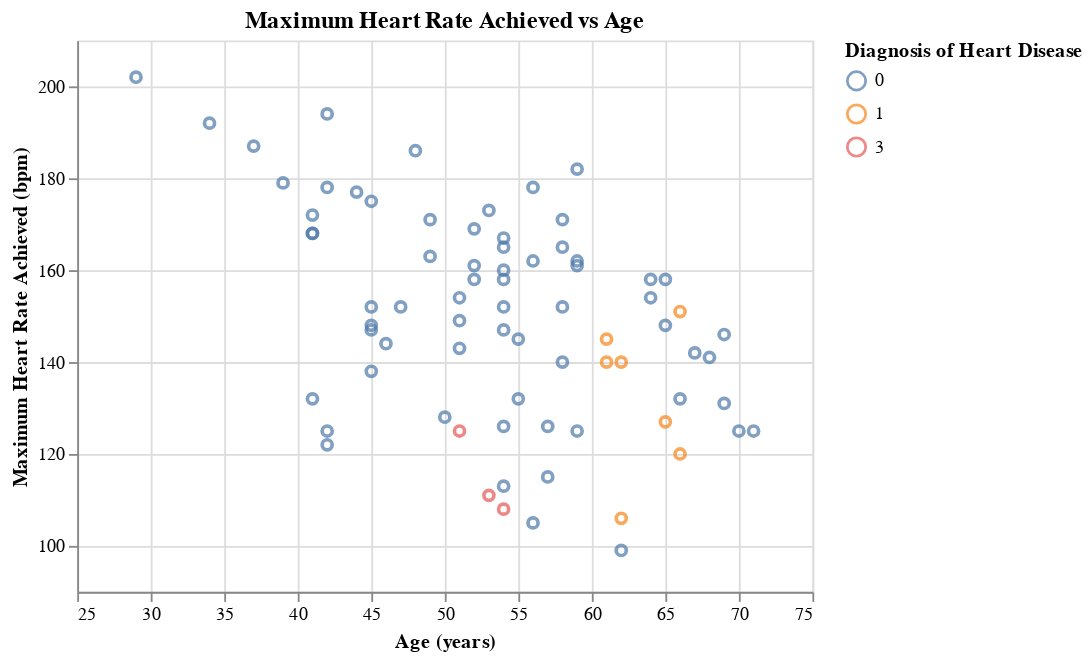

Source (notebook cell):
### Markdown cell above
There are no clear trends in Resting Blood Pressure and Age that can be seen through the plot above. However, if a patient falls within the range of ages 50 to 65 and have a Resting blood pressure of around 130, they should be aware that they have a higher risk of possessing heart disease.

### Code cell
plot3=alt.Chart(heart_test_predictions).mark_point().encode(
    x=alt.X("age",title = "Age (years)", scale=alt.Scale(zero=False)),
    y=alt.Y("thalach",title = "Maximum Heart Rate Achieved (bpm)", scale=alt.Scale(zero=False)),
    color=alt.Color("predicted:N",title = "Diagnosis of Heart Disease")
).properties(title="Maximum Heart Rate Achieved vs Age")
plot3

### Figure 1 — Vega-Lite specification as saved in the notebook (floating-point values rounded to 4 significant figures)
{"config": {"view": {"continuousWidth": 400, "continuousHeight": 300}}, "data": {"name": "data-126e00955e0362e263d044f6f4608d0d"}, "mark": "point", "encoding": {"color": {"field": "predicted", "title": "Diagnosis of Heart Disease", "type": "nominal"}, "x": {"field": "age", "scale": {"zero": false}, "title": "Age (years)", "type": "quantitative"}, "y": {"field": "thalach", "scale": {"zero": false}, "title": "Maximum Heart Rate Achieved (bpm)", "type": "quantitative"}}, "title": "Maximum Heart Rate Achieved vs Age", "$schema": "https://vega.github.io/schema/vega-lite/v4.17.0.json", "datasets": {"data-126e00955e0362e263d044f6f4608d0d": [{"age": 65, "sex": 1, "cp": 4, "trestbps": 110, "chol": 248, "fbs": 0, "restecg": 2, "thalach": 158, "exang": 0, "oldpeak": 0.6, "slope": 1, "ca": 2.0, "thal": 6.0, "num": 1, "predicted": 0}, {"age": 39, "sex": 0, "cp": 3, "trestbps": 94, "chol": 199, "fbs": 0, "restecg": 0, "thalach": 179, "exang": 0, "oldpeak": 0.0, "slope": 1, "ca": 0.0, "thal": 3.0, "num": 0, "predicted": 0}, {"age": 64, "sex": 1, "cp": 3, "trestbps": 140, "chol": 335, "fbs": 0, "restecg": 0, "thalach": 158, "exang": 0, "oldpeak": 0.0, "slope": 1, "ca": 0.0, "thal": 3.0, "num": 1, "predicted": 0}, {"age": 52, "sex": 1, "cp": 4, "trestbps": 128, "chol": 255, "fbs": 0, "restecg": 0, "thalach": 161, "exang": 1, "oldpeak": 0.0, "slope": 1, "ca": 1.0, "thal": 7.0, "num": 1, "predicted": 0}, {"age": 58, "sex": 1, "cp": 4, "trestbps": 125, "chol": 300, "fbs": 0, "restecg": 2, "thalach": 171, "exang": 0, "oldpeak": 0.0, "slope": 1, "ca": 2.0, "thal": 7.0, "num": 1, "predicted": 0}, {"age": 47, "sex": 1, "cp": 3, "trestbps": 108, "chol": 243, "fbs": 0, "restecg": 0, "thalach": 152, "exang": 0, "oldpeak": 0.0, "slope": 1, "ca": 0.0, "thal": 3.0, "num": 1, "predicted": 0}, {"age": 56, "sex": 1, "cp": 2, "trestbps": 120, "chol": 236, "fbs": 0, "restecg": 0, "thalach": 178, "exang": 0, "oldpeak": 0.8, "slope": 1, "ca": 0.0, "thal": 3.0, "num": 0, "predicted": 0}, {"age": 34, "sex": 0, "cp": 2, "trestbps": 118, "chol": 210, "fbs": 0, "restecg": 0, "thalach": 192, "exang": 0, "oldpeak": 0.7, "slope": 1, "ca": 0.0, "thal": 3.0, "num": 0, "predicted": 0}, {"age": 55, "sex": 1, "cp": 4, "trestbps": 132, "chol": 353, "fbs": 0, "restecg": 0, "thalach": 132, "exang": 1, "oldpeak": 1.2, "slope": 2, "ca": 1.0, "thal": 7.0, "num": 3, "predicted": 0}, {"age": 59, "sex": 1, "cp": 1, "trestbps": 160, "chol": 273, "fbs": 0, "restecg": 2, "thalach": 125, "exang": 0, "oldpeak": 0.0, "slope": 1, "ca": 0.0, "thal": 3.0, "num": 1, "predicted": 0}, {"age": 62, "sex": 1, "cp": 4, "trestbps": 120, "chol": 267, "fbs": 0, "restecg": 0, "thalach": 99, "exang": 1, "oldpeak": 1.8, "slope": 2, "ca": 2.0, "thal": 7.0, "num": 1, "predicted": 0}, {"age": 41, "sex": 0, "cp": 3, "trestbps": 112, "chol": 268, "fbs": 0, "restecg": 2, "thalach": 172, "exang": 1, "oldpeak": 0.0, "slope": 1, "ca": 0.0, "thal": 3.0, "num": 0, "predicted": 0}, {"age": 53, "sex": 1, "cp": 4, "trestbps": 142, "chol": 226, "fbs": 0, "restecg": 2, "thalach": 111, "exang": 1, "oldpeak": 0.0, "slope": 1, "ca": 0.0, "thal": 7.0, "num": 0, "predicted": 3}, {"age": 70, "sex": 1, "cp": 4, "trestbps": 145, "chol": 174, "fbs": 0, "restecg": 0, "thalach": 125, "exang": 1, "oldpeak": 2.6, "slope": 3, "ca": 0.0, "thal": 7.0, "num": 4, "predicted": 0}, {"age": 52, "sex": 1, "cp": 3, "trestbps": 138, "chol": 223, "fbs": 0, "restecg": 0, "thalach": 169, "exang": 0, "oldpeak": 0.0, "slope": 1, "ca": null, "thal": 3.0, "num": 0, "predicted": 0}, {"age": 58, "sex": 0, "cp": 2, "trestbps": 136, "chol": 319, "fbs": 1, "restecg": 2, "thalach": 152, "exang": 0, "oldpeak": 0.0, "slope": 1, "ca": 2.0, "thal": 3.0, "num": 3, "predicted": 0}, {"age": 41, "sex": 0, "cp": 2, "trestbps": 105, "chol": 198, "fbs": 0, "restecg": 0, "thalach": 168, "exang": 0, "oldpeak": 0.0, "slope": 1, "ca": 1.0, "thal": 3.0, "num": 0, "predicted": 0}, {"age": 67, "sex": 0, "cp": 4, "trestbps": 106, "chol": 223, "fbs": 0, "restecg": 0, "thalach": 142, "exang": 0, "oldpeak": 0.3, "slope": 1, "ca": 2.0, "thal": 3.0, "num": 0, "predicted": 0}, {"age": 52, "sex": 1, "cp": 2, "trestbps": 134, "chol": 201, "fbs": 0, "restecg": 0, "thalach": 158, "exang": 0, "oldpeak": 0.8, "slope": 1, "ca": 1.0, "thal": 3.0, "num": 0, "predicted": 0}, {"age": 51, "sex": 1, "cp": 3, "trestbps": 94, "chol": 227, "fbs": 0, "restecg": 0, "thalach": 154, "exang": 1, "oldpeak": 0.0, "slope": 1, "ca": 1.0, "thal": 7.0, "num": 0, "predicted": 0}, {"age": 29, "sex": 1, "cp": 2, "trestbps": 130, "chol": 204, "fbs": 0, "restecg": 2, "thalach": 202, "exang": 0, "oldpeak": 0.0, "slope": 1, "ca": 0.0, "thal": 3.0, "num": 0, "predicted": 0}, {"age": 61, "sex": 1, "cp": 4, "trestbps": 120, "chol": 260, "fbs": 0, "restecg": 0, "thalach": 140, "exang": 1, "oldpeak": 3.6, "slope": 2, "ca": 1.0, "thal": 7.0, "num": 2, "predicted": 1}, {"age": 54, "sex": 1, "cp": 4, "trestbps": 110, "chol": 239, "fbs": 0, "restecg": 0, "thalach": 126, "exang": 1, "oldpeak": 2.8, "slope": 2, "ca": 1.0, "thal": 7.0, "num": 3, "predicted": 0}, {"age": 59, "sex": 1, "cp": 4, "trestbps": 140, "chol": 177, "fbs": 0, "restecg": 0, "thalach": 162, "exang": 1, "oldpeak": 0.0, "slope": 1, "ca": 1.0, "thal": 7.0, "num": 2, "predicted": 0}, {"age": 54, "sex": 1, "cp": 3, "trestbps": 150, "chol": 232, "fbs": 0, "restecg": 2, "thalach": 165, "exang": 0, "oldpeak": 1.6, "slope": 1, "ca": 0.0, "thal": 7.0, "num": 0, "predicted": 0}, {"age": 51, "sex": 1, "cp": 1, "trestbps": 125, "chol": 213, "fbs": 0, "restecg": 2, "thalach": 125, "exang": 1, "oldpeak": 1.4, "slope": 1, "ca": 1.0, "thal": 3.0, "num": 0, "predicted": 3}, {"age": 64, "sex": 0, "cp": 4, "trestbps": 180, "chol": 325, "fbs": 0, "restecg": 0, "thalach": 154, "exang": 1, "oldpeak": 0.0, "slope": 1, "ca": 0.0, "thal": 3.0, "num": 0, "predicted": 0}, {"age": 69, "sex": 1, "cp": 3, "trestbps": 140, "chol": 254, "fbs": 0, "restecg": 2, "thalach": 146, "exang": 0, "oldpeak": 2.0, "slope": 2, "ca": 3.0, "thal": 7.0, "num": 2, "predicted": 0}, {"age": 54, "sex": 1, "cp": 4, "trestbps": 140, "chol": 239, "fbs": 0, "restecg": 0, "thalach": 160, "exang": 0, "oldpeak": 1.2, "slope": 1, "ca": 0.0, "thal": 3.0, "num": 0, "predicted": 0}, {"age": 55, "sex": 1, "cp": 4, "trestbps": 160, "chol": 289, "fbs": 0, "restecg": 2, "thalach": 145, "exang": 1, "oldpeak": 0.8, "slope": 2, "ca": 1.0, "thal": 7.0, "num": 4, "predicted": 0}, {"age": 48, "sex": 1, "cp": 4, "trestbps": 122, "chol": 222, "fbs": 0, "restecg": 2, "thalach": 186, "exang": 0, "oldpeak": 0.0, "slope": 1, "ca": 0.0, "thal": 3.0, "num": 0, "predicted": 0}, {"age": 42, "sex": 0, "cp": 4, "trestbps": 102, "chol": 265, "fbs": 0, "restecg": 2, "thalach": 122, "exang": 0, "oldpeak": 0.6, "slope": 2, "ca": 0.0, "thal": 3.0, "num": 0, "predicted": 0}, {"age": 66, "sex": 1, "cp": 2, "trestbps": 160, "chol": 246, "fbs": 0, "restecg": 0, "thalach": 120, "exang": 1, "oldpeak": 0.0, "slope": 2, "ca": 3.0, "thal": 6.0, "num": 2, "predicted": 1}, {"age": 66, "sex": 1, "cp": 4, "trestbps": 120, "chol": 302, "fbs": 0, "restecg": 2, "thalach": 151, "exang": 0, "oldpeak": 0.4, "slope": 2, "ca": 0.0, "thal": 3.0, "num": 0, "predicted": 1}, {"age": 57, "sex": 1, "cp": 4, "trestbps": 130, "chol": 131, "fbs": 0, "restecg": 0, "thalach": 115, "exang": 1, "oldpeak": 1.2, "slope": 2, "ca": 1.0, "thal": 7.0, "num": 3, "predicted": 0}, {"age": 71, "sex": 0, "cp": 4, "trestbps": 112, "chol": 149, "fbs": 0, "restecg": 0, "thalach": 125, "exang": 0, "oldpeak": 1.6, "slope": 2, "ca": 0.0, "thal": 3.0, "num": 0, "predicted": 0}, {"age": 53, "sex": 1, "cp": 3, "trestbps": 130, "chol": 246, "fbs": 1, "restecg": 2, "thalach": 173, "exang": 0, "oldpeak": 0.0, "slope": 1, "ca": 3.0, "thal": 3.0, "num": 0, "predicted": 0}, {"age": 44, "sex": 1, "cp": 4, "trestbps": 110, "chol": 197, "fbs": 0, "restecg": 2, "thalach": 177, "exang": 0, "oldpeak": 0.0, "slope": 1, "ca": 1.0, "thal": 3.0, "num": 1, "predicted": 0}, {"age": 59, "sex": 1, "cp": 4, "trestbps": 135, "chol": 234, "fbs": 0, "restecg": 0, "thalach": 161, "exang": 0, "oldpeak": 0.5, "slope": 2, "ca": 0.0, "thal": 7.0, "num": 0, "predicted": 0}, {"age": 61, "sex": 1, "cp": 1, "trestbps": 134, "chol": 234, "fbs": 0, "restecg": 0, "thalach": 145, "exang": 0, "oldpeak": 2.6, "slope": 2, "ca": 2.0, "thal": 3.0, "num": 2, "predicted": 1}, {"age": 62, "sex": 1, "cp": 2, "trestbps": 128, "chol": 208, "fbs": 1, "restecg": 2, "thalach": 140, "exang": 0, "oldpeak": 0.0, "slope": 1, "ca": 0.0, "thal": 3.0, "num": 0, "predicted": 1}, {"age": 37, "sex": 1, "cp": 3, "trestbps": 130, "chol": 250, "fbs": 0, "restecg": 0, "thalach": 187, "exang": 0, "oldpeak": 3.5, "slope": 3, "ca": 0.0, "thal": 3.0, "num": 0, "predicted": 0}, {"age": 54, "sex": 1, "cp": 4, "trestbps": 120, "chol": 188, "fbs": 0, "restecg": 0, "thalach": 113, "exang": 0, "oldpeak": 1.4, "slope": 2, "ca": 1.0, "thal": 7.0, "num": 2, "predicted": 0}, {"age": 42, "sex": 1, "cp": 1, "trestbps": 148, "chol": 244, "fbs": 0, "restecg": 2, "thalach": 178, "exang": 0, "oldpeak": 0.8, "slope": 1, "ca": 2.0, "thal": 3.0, "num": 0, "predicted": 0}, {"age": 54, "sex": 1, "cp": 3, "trestbps": 125, "chol": 273, "fbs": 0, "restecg": 2, "thalach": 152, "exang": 0, "oldpeak": 0.5, "slope": 3, "ca": 1.0, "thal": 3.0, "num": 0, "predicted": 0}, {"age": 49, "sex": 0, "cp": 4, "trestbps": 130, "chol": 269, "fbs": 0, "restecg": 0, "thalach": 163, "exang": 0, "oldpeak": 0.0, "slope": 1, "ca": 0.0, "thal": 3.0, "num": 0, "predicted": 0}, {"age": 45, "sex": 0, "cp": 2, "trestbps": 130, "chol": 234, "fbs": 0, "restecg": 2, "thalach": 175, "exang": 0, "oldpeak": 0.6, "slope": 2, "ca": 0.0, "thal": 3.0, "num": 0, "predicted": 0}, {"age": 45, "sex": 1, "cp": 4, "trestbps": 142, "chol": 309, "fbs": 0, "restecg": 2, "thalach": 147, "exang": 1, "oldpeak": 0.0, "slope": 2, "ca": 3.0, "thal": 7.0, "num": 3, "predicted": 0}, {"age": 66, "sex": 1, "cp": 4, "trestbps": 112, "chol": 212, "fbs": 0, "restecg": 2, "thalach": 132, "exang": 1, "oldpeak": 0.1, "slope": 1, "ca": 1.0, "thal": 3.0, "num": 2, "predicted": 0}, {"age": 42, "sex": 1, "cp": 3, "trestbps": 120, "chol": 240, "fbs": 1, "restecg": 0, "thalach": 194, "exang": 0, "oldpeak": 0.8, "slope": 3, "ca": 0.0, "thal": 7.0, "num": 0, "predicted": 0}, {"age": 45, "sex": 0, "cp": 4, "trestbps": 138, "chol": 236, "fbs": 0, "restecg": 2, "thalach": 152, "exang": 1, "oldpeak": 0.2, "slope": 2, "ca": 0.0, "thal": 3.0, "num": 0, "predicted": 0}, {"age": 68, "sex": 1, "cp": 4, "trestbps": 144, "chol": 193, "fbs": 1, "restecg": 0, "thalach": 141, "exang": 0, "oldpeak": 3.4, "slope": 2, "ca": 2.0, "thal": 7.0, "num": 2, "predicted": 0}, {"age": 69, "sex": 1, "cp": 1, "trestbps": 160, "chol": 234, "fbs": 1, "restecg": 2, "thalach": 131, "exang": 0, "oldpeak": 0.1, "slope": 2, "ca": 1.0, "thal": 3.0, "num": 0, "predicted": 0}, {"age": 54, "sex": 0, "cp": 3, "trestbps": 110, "chol": 214, "fbs": 0, "restecg": 0, "thalach": 158, "exang": 0, "oldpeak": 1.6, "slope": 2, "ca": 0.0, "thal": 3.0, "num": 0, "predicted": 0}, {"age": 41, "sex": 1, "cp": 3, "trestbps": 130, "chol": 214, "fbs": 0, "restecg": 2, "thalach": 168, "exang": 0, "oldpeak": 2.0, "slope": 2, "ca": 0.0, "thal": 3.0, "num": 0, "predicted": 0}, {"age": 58, "sex": 1, "cp": 3, "trestbps": 112, "chol": 230, "fbs": 0, "restecg": 2, "thalach": 165, "exang": 0, "oldpeak": 2.5, "slope": 2, "ca": 1.0, "thal": 7.0, "num": 4, "predicted": 0}, {"age": 58, "sex": 1, "cp": 4, "trestbps": 114, "chol": 318, "fbs": 0, "restecg": 1, "thalach": 140, "exang": 0, "oldpeak": 4.4, "slope": 3, "ca": 3.0, "thal": 6.0, "num": 4, "predicted": 0}, {"age": 65, "sex": 0, "cp": 3, "trestbps": 155, "chol": 269, "fbs": 0, "restecg": 0, "thalach": 148, "exang": 0, "oldpeak": 0.8, "slope": 1, "ca": 0.0, "thal": 3.0, "num": 0, "predicted": 0}, {"age": 50, "sex": 1, "cp": 4, "trestbps": 150, "chol": 243, "fbs": 0, "restecg": 2, "thalach": 128, "exang": 0, "oldpeak": 2.6, "slope": 2, "ca": 0.0, "thal": 7.0, "num": 4, "predicted": 0}, {"age": 54, "sex": 1, "cp": 3, "trestbps": 120, "chol": 258, "fbs": 0, "restecg": 2, "thalach": 147, "exang": 0, "oldpeak": 0.4, "slope": 2, "ca": 0.0, "thal": 7.0, "num": 0, "predicted": 0}, {"age": 54, "sex": 1, "cp": 4, "trestbps": 110, "chol": 206, "fbs": 0, "restecg": 2, "thalach": 108, "exang": 1, "oldpeak": 0.0, "slope": 2, "ca": 1.0, "thal": 3.0, "num": 3, "predicted": 3}, {"age": 49, "sex": 1, "cp": 2, "trestbps": 130, "chol": 266, "fbs": 0, "restecg": 0, "thalach": 171, "exang": 0, "oldpeak": 0.6, "slope": 1, "ca": 0.0, "thal": 3.0, "num": 0, "predicted": 0}, {"age": 54, "sex": 0, "cp": 3, "trestbps": 108, "chol": 267, "fbs": 0, "restecg": 2, "thalach": 167, "exang": 0, "oldpeak": 0.0, "slope": 1, "ca": 0.0, "thal": 3.0, "num": 0, "predicted": 0}, {"age": 59, "sex": 1, "cp": 4, "trestbps": 138, "chol": 271, "fbs": 0, "restecg": 2, "thalach": 182, "exang": 0, "oldpeak": 0.0, "slope": 1, "ca": 0.0, "thal": 3.0, "num": 0, "predicted": 0}, {"age": 45, "sex": 1, "cp": 4, "trestbps": 104, "chol": 208, "fbs": 0, "restecg": 2, "thalach": 148, "exang": 1, "oldpeak": 3.0, "slope": 2, "ca": 0.0, "thal": 3.0, "num": 0, "predicted": 0}, {"age": 62, "sex": 0, "cp": 4, "trestbps": 138, "chol": 294, "fbs": 1, "restecg": 0, "thalach": 106, "exang": 0, "oldpeak": 1.9, "slope": 2, "ca": 3.0, "thal": 3.0, "num": 2, "predicted": 1}, {"age": 56, "sex": 1, "cp": 4, "trestbps": 132, "chol": 184, "fbs": 0, "restecg": 2, "thalach": 105, "exang": 1, "oldpeak": 2.1, "slope": 2, "ca": 1.0, "thal": 6.0, "num": 1, "predicted": 0}, {"age": 42, "sex": 1, "cp": 4, "trestbps": 136, "chol": 315, "fbs": 0, "restecg": 0, "thalach": 125, "exang": 1, "oldpeak": 1.8, "slope": 2, "ca": 0.0, "thal": 6.0, "num": 2, "predicted": 0}, {"age": 65, "sex": 1, "cp": 4, "trestbps": 135, "chol": 254, "fbs": 0, "restecg": 2, "thalach": 127, "exang": 0, "oldpeak": 2.8, "slope": 2, "ca": 1.0, "thal": 7.0, "num": 2, "predicted": 1}, {"age": 46, "sex": 1, "cp": 4, "trestbps": 120, "chol": 249, "fbs": 0, "restecg": 2, "thalach": 144, "exang": 0, "oldpeak": 0.8, "slope": 1, "ca": 0.0, "thal": 7.0, "num": 1, "predicted": 0}, {"age": 57, "sex": 1, "cp": 4, "trestbps": 110, "chol": 201, "fbs": 0, "restecg": 0, "thalach": 126, "exang": 1, "oldpeak": 1.5, "slope": 2, "ca": 0.0, "thal": 6.0, "num": 0, "predicted": 0}, {"age": 51, "sex": 0, "cp": 3, "trestbps": 130, "chol": 256, "fbs": 0, "restecg": 2, "thalach": 149, "exang": 0, "oldpeak": 0.5, "slope": 1, "ca": 0.0, "thal": 3.0, "num": 0, "predicted": 0}, {"age": 56, "sex": 1, "cp": 1, "trestbps": 120, "chol": 193, "fbs": 0, "restecg": 2, "thalach": 162, "exang": 0, "oldpeak": 1.9, "slope": 2, "ca": 0.0, "thal": 7.0, "num": 0, "predicted": 0}, {"age": 45, "sex": 0, "cp": 2, "trestbps": 112, "chol": 160, "fbs": 0, "restecg": 0, "thalach": 138, "exang": 0, "oldpeak": 0.0, "slope": 2, "ca": 0.0, "thal": 3.0, "num": 0, "predicted": 0}, {"age": 41, "sex": 1, "cp": 2, "trestbps": 135, "chol": 203, "fbs": 0, "restecg": 0, "thalach": 132, "exang": 0, "oldpeak": 0.0, "slope": 2, "ca": 0.0, "thal": 6.0, "num": 0, "predicted": 0}, {"age": 51, "sex": 1, "cp": 3, "trestbps": 100, "chol": 222, "fbs": 0, "restecg": 0, "thalach": 143, "exang": 1, "oldpeak": 1.2, "slope": 2, "ca": 0.0, "thal": 3.0, "num": 0, "predicted": 0}]}}
